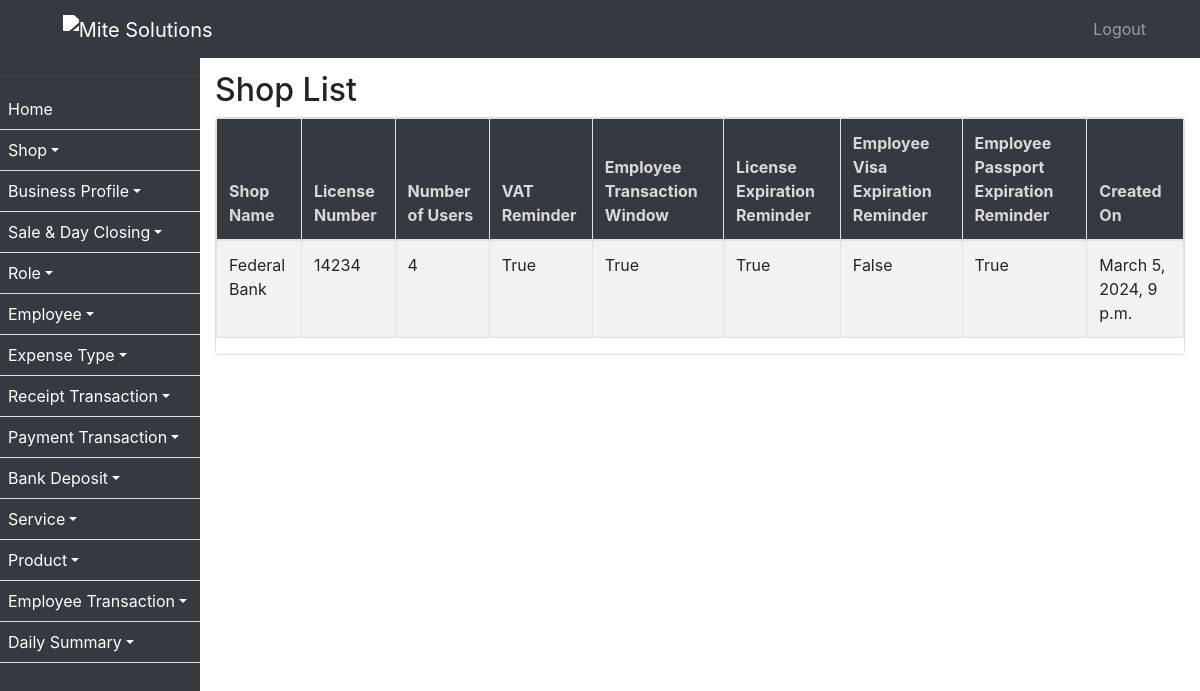
Page /shop/ on the earlier database version.
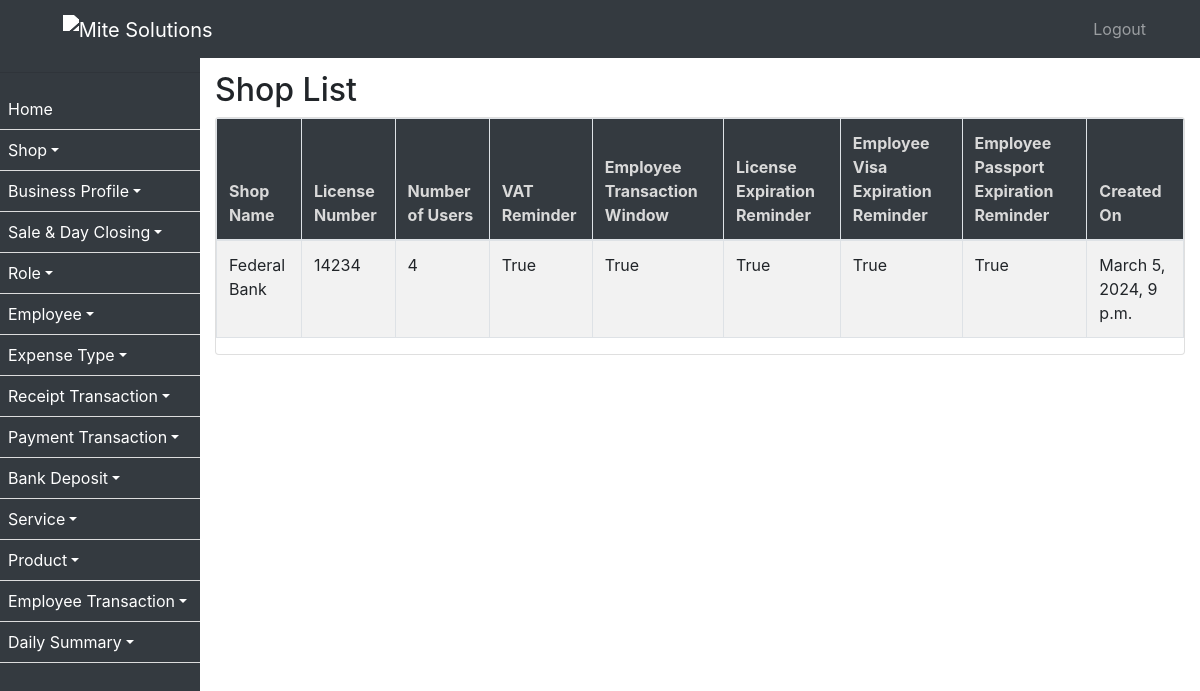
Same page on the later database version.
### ezshopapp/models.py (models this page shows, shortened)
class Shop(models.Model):
    name = models.CharField(max_length=255)
    license_number = models.CharField(max_length=50, unique=True)
    num_users = models.PositiveIntegerField(verbose_name='Number of Users')
    vat_remainder = models.BooleanField(default=False, verbose_name='VAT Reminder')
    employee_transaction_window = models.BooleanField(default=False)
    license_expiration_reminder = models.BooleanField(default=False, verbose_name='License Expiration Reminder')
    employee_visa_expiration_reminder = models.BooleanField(default=False, verbose_name='Employee Visa Expiration Reminder')
    employee_passport_expiration_reminder = models.BooleanField(default=False, verbose_name='Employee Passport Expiration Reminder')
    created_on = models.DateTimeField(auto_now_add=True, null=True)

### ezshopapp/views.py (the view)
# urls.py: path('shop/', ShopListView.as_view(), name='shop_list'),
class ShopListView(ListView):
    model = Shop
    template_name = 'shop_list.html'
    context_object_name = 'shops'
    def get_queryset(self):
        return Shop.objects.all().order_by('-name')

### ezshopapp/templates/shop_list.html (shortened to what this page needs)
{% extends 'base.html' %}
{% block content %}
  <h2>Shop List</h2>
  <div class="card table-responsive">
    <table id="shopTable" class="table table-bordered table-striped">
      <thead>
        <tr>
          <th>Shop Name</th>
          <th>License Number</th>
          <th>Number of Users</th>
          <th>VAT Reminder</th>
          <th>Employee Transaction Window</th>
          <th>License Expiration Reminder</th>
          <th>Employee Visa Expiration Reminder</th>
          <th>Employee Passport Expiration Reminder</th>
          <th>Created On</th>
        </tr>
      </thead>
      <tbody>
        {% for shop in object_list %}
          <tr>
            <td>{{ shop.name }}</td>
            <td>{{ shop.license_number }}</td>
            <td>{{ shop.num_users }}</td>
            <td>{{ shop.vat_remainder }}</td>
            <td>{{ shop.employee_transaction_window }}</td>
            <td>{{ shop.license_expiration_reminder }}</td>
            <td>{{ shop.employee_visa_expiration_reminder }}</td>
            <td>{{ shop.employee_passport_expiration_reminder }}</td>
            <td>{{ shop.created_on }}</td>
          </tr>
        {% endfor %}
      </tbody>
    </table>
  </div>
{% endblock %}

Differences in the rows shown:
changed Shop "Federal Bank": employee_visa_expiration_reminder "False" → "True"
